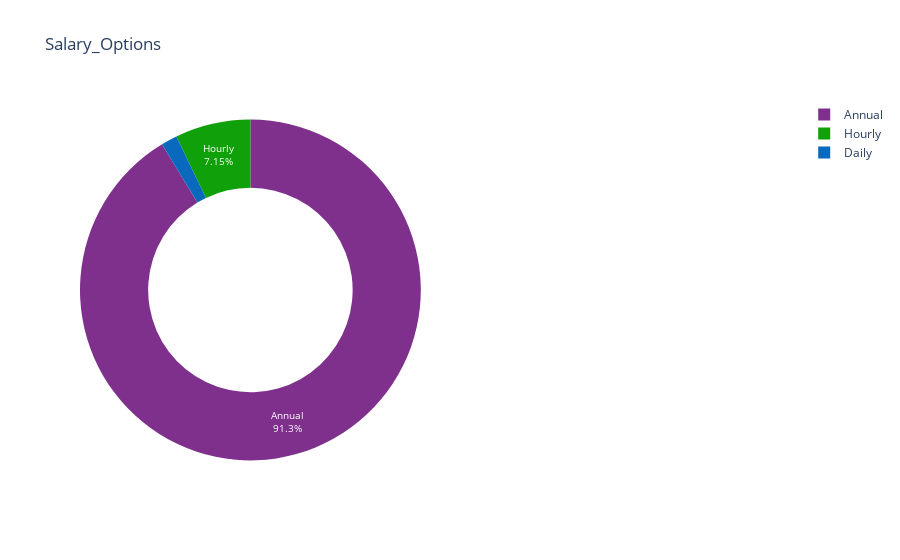

Source (notebook cell):
### Code cell
jobpostingsdata_ny_df['Salary_Frequency'].fillna("Unknown", inplace=True)
value_counts = jobpostingsdata_ny_df['Salary_Frequency'].value_counts()
labels = value_counts.index.tolist()
py.iplot(pie_plot(labels, value_counts, ['#7F308D', '#10A009', '#0969BC'], "Salary_Options"))

### Figure 1 — Plotly figure (JSON) as saved in the notebook; plotly's stock layout.template omitted (floating-point values rounded to 4 significant figures)
{"data": [{"domain": {"x": [0, 0.48]}, "hole": 0.6, "labels": ["Annual", "Hourly", "Daily"], "marker": {"colors": ["#7F308D", "#10A009", "#0969BC"]}, "name": "Job Type", "sort": false, "textfont": {"color": "#FFFFFF", "size": 10}, "textinfo": "percent+label", "type": "pie", "values": [2758, 216, 46]}], "layout": {"annotations": [{"font": {"size": 25}, "showarrow": false, "text": ""}], "title": {"text": "Salary_Options"}}}
